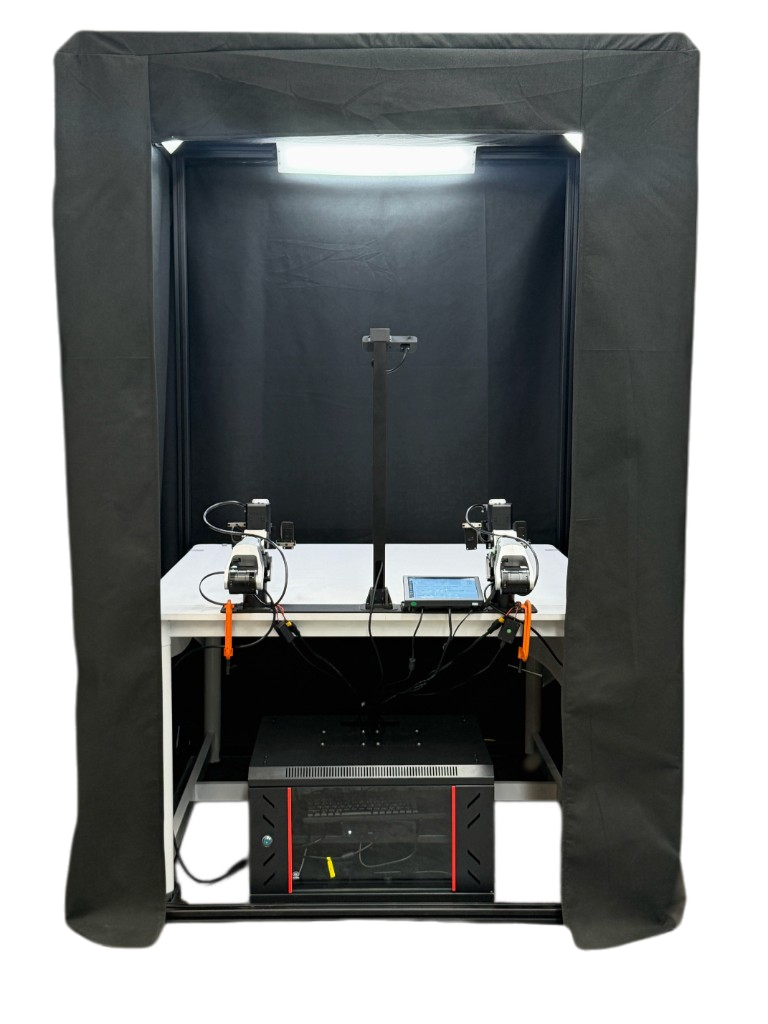
#> input picture assets/booth_transparent.png, 768 x 1024 px
$ python remove_bg.py ../assets/booth_transparent.png out.png 100
#> lines starting #> are read from the running program, lines starting #| are printed output that depends on the picture
from PIL import Image, ImageDraw, ImageFilter
import sys

src = sys.argv[1]
dst = sys.argv[2]
thresh = int(sys.argv[3]) if len(sys.argv) > 3 else 40

im = Image.open(src).convert("RGB")
w, h = im.size
#> w = 768; h = 1024

# Flood fill the outer (white) background from every edge pixel with a unique key color.
KEY = (255, 0, 255)
work = im.copy()
seeds = []
step = 1
for x in range(0, w, step):
    seeds.append((x, 0))
    seeds.append((x, h - 1))
for y in range(0, h, step):
    seeds.append((0, y))
    seeds.append((w - 1, y))

px = work.load()
for sx, sy in seeds:
    r, g, b = px[sx, sy]
    # Only seed on near-white edge pixels.
    if r > 235 and g > 235 and b > 235:
        ImageDraw.floodfill(work, (sx, sy), KEY, thresh=thresh)
#> this loop made 3584 passes
#> g on passes 1 to 3: 255, 0, 0
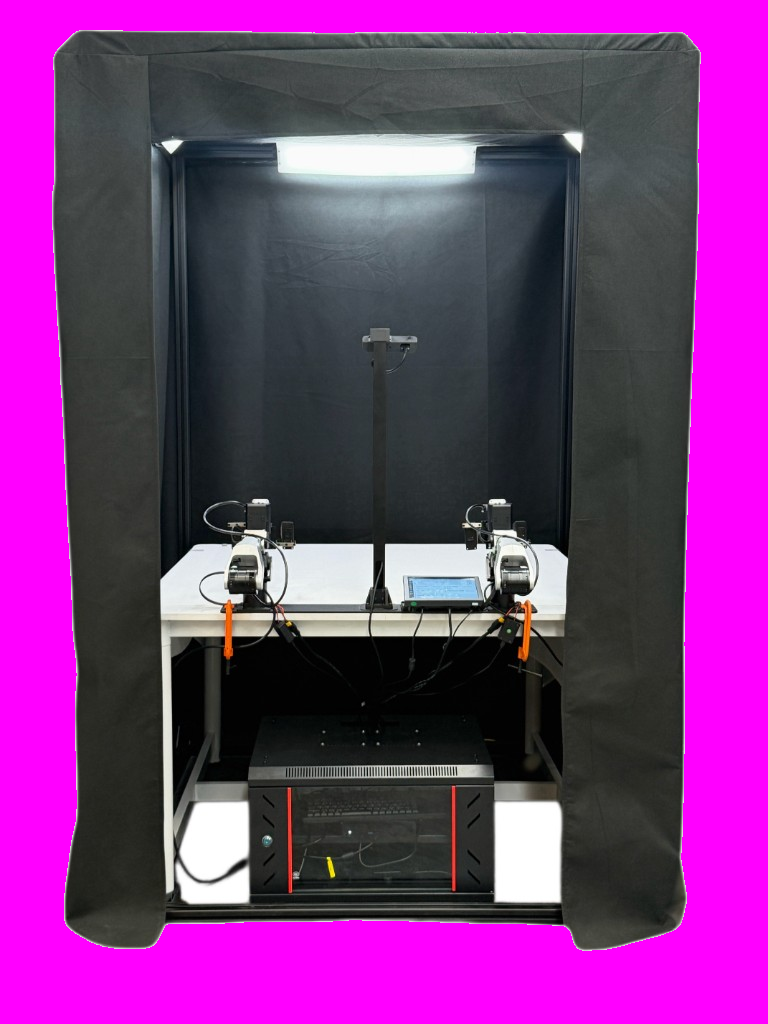
#> work: PIL image 768x1024 RGB; mean R, G, B 122.1, 52.1, 124.9

# Build alpha mask: transparent where filled with KEY.
mask = Image.new("L", (w, h), 255)
#> mask: PIL image 768x1024 L; every value is 255
mpx = mask.load()
wpx = work.load()
for y in range(h):
    for x in range(w):
        if wpx[x, y] == KEY:
            mpx[x, y] = 0

# Slight smoothing of the mask edge to reduce harsh halo.
mask = mask.filter(ImageFilter.GaussianBlur(0.6))
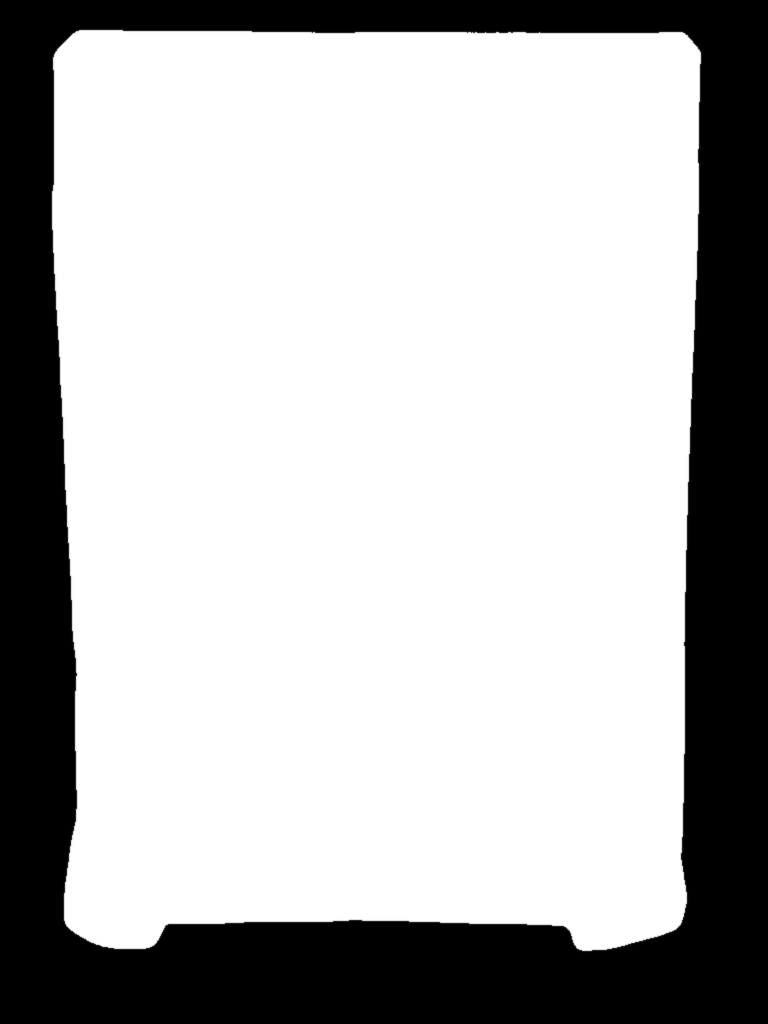
#> mask: PIL image 768x1024 L; min 0, max 255, mean 182.2

out = im.convert("RGBA")
out.putalpha(mask)
out.save(dst)
print("saved", dst, out.size)
#| saved out.png (768, 1024)
